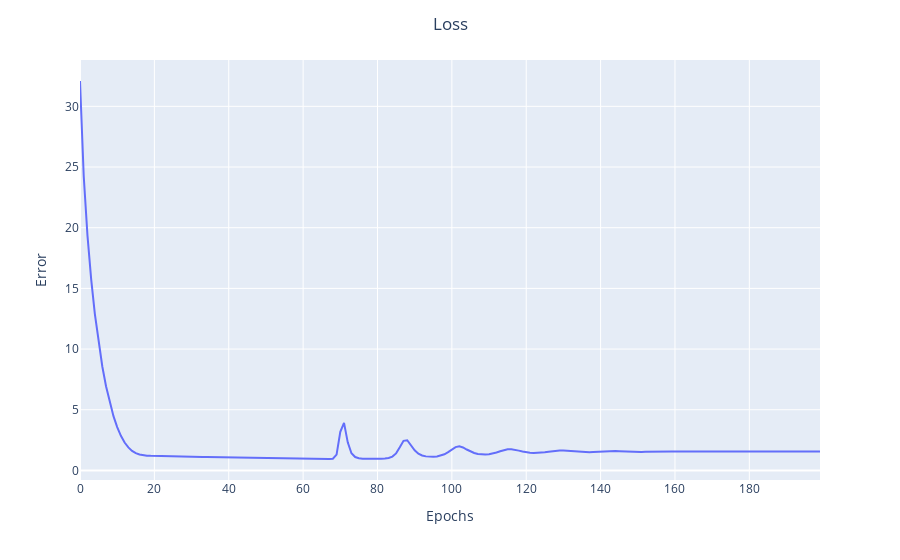

The notebook cell saved with this chart:
### Code cell
plot_loss(epochs_from_model, rmse)

### Figure 1 — Plotly figure (JSON) as saved in the notebook; plotly's stock layout.template omitted (floating-point values rounded to 4 significant figures; data arrays with more than 128 entries replaced by an {"elided": "..."} marker saying what was removed)
{"data": [{"hovertemplate": "Epochs=%{x}<br>Error=%{y}<extra></extra>", "legendgroup": "", "line": {"color": "#636efa", "dash": "solid"}, "marker": {"symbol": "circle"}, "mode": "lines", "name": "", "orientation": "v", "showlegend": false, "type": "scatter", "x": {"elided": "200 int values"}, "xaxis": "x", "y": {"elided": "200 float values"}, "yaxis": "y"}], "layout": {"legend": {"tracegroupgap": 0}, "margin": {"t": 60}, "title": {"text": "Loss", "x": 0.5}, "xaxis": {"anchor": "y", "domain": [0, 1], "title": {"text": "Epochs"}}, "yaxis": {"anchor": "x", "domain": [0, 1], "title": {"text": "Error"}}}}
